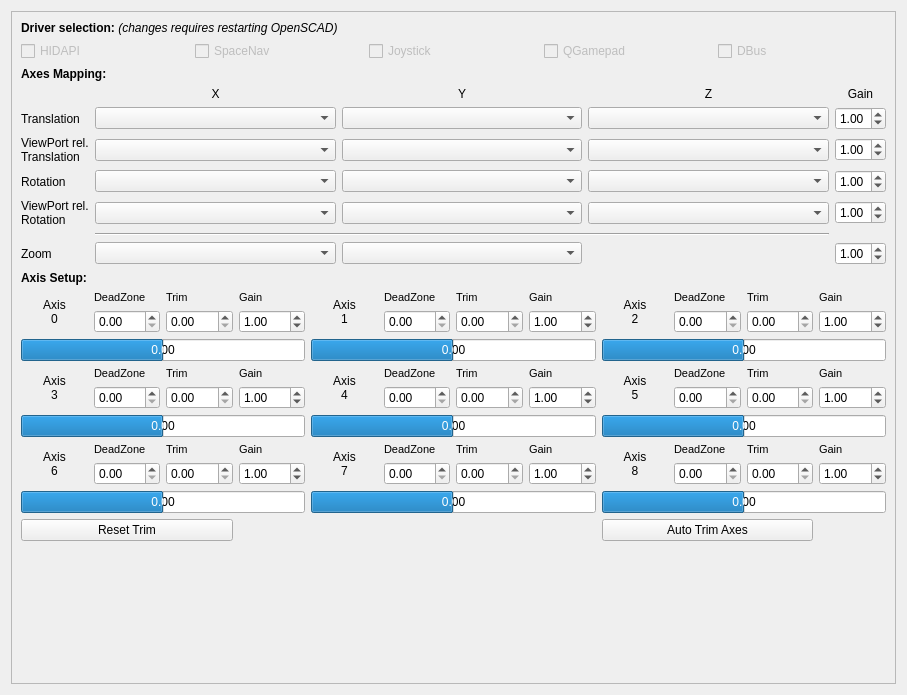
<?xml version="1.0" encoding="UTF-8"?>
<ui version="4.0">
 <class>Axis</class>
 <widget class="QWidget" name="Axis">
  <property name="geometry">
   <rect>
    <x>0</x>
    <y>0</y>
    <width>907</width>
    <height>695</height>
   </rect>
  </property>
  <property name="sizePolicy">
   <sizepolicy hsizetype="Preferred" vsizetype="Preferred">
    <horstretch>0</horstretch>
    <verstretch>0</verstretch>
   </sizepolicy>
  </property>
  <property name="windowTitle">
   <string>Preferences</string>
  </property>
  <property name="unifiedTitleAndToolBarOnMac" stdset="0">
   <bool>true</bool>
  </property>
  <layout class="QGridLayout" name="gridLayout">
   <item row="0" column="0">
    <widget class="QScrollArea" name="scrollArea_InputAxis">
     <property name="widgetResizable">
      <bool>true</bool>
     </property>
     <widget class="QWidget" name="scrollAreaWidgetInputContents">
      <property name="geometry">
       <rect>
        <x>0</x>
        <y>0</y>
        <width>887</width>
        <height>675</height>
       </rect>
      </property>
      <layout class="QGridLayout" name="gridLayout_7" columnstretch="0,0">
       <item row="24" column="0" colspan="2">
        <layout class="QGridLayout" name="gridLayout_10">
         <item row="12" column="4" colspan="4">
          <widget class="QProgressBar" name="progressBarAxis7">
           <property name="minimum">
            <number>-100</number>
           </property>
           <property name="value">
            <number>0</number>
           </property>
           <property name="format">
            <string notr="true">0.00</string>
           </property>
          </widget>
         </item>
         <item row="0" column="5">
          <widget class="QLabel" name="labelAxisDeadzone1">
           <property name="font">
            <font>
             <pointsize>8</pointsize>
            </font>
           </property>
           <property name="text">
            <string>DeadZone</string>
           </property>
          </widget>
         </item>
         <item row="1" column="10">
          <widget class="QDoubleSpinBox" name="doubleSpinBoxTrim2">
           <property name="correctionMode">
            <enum>QAbstractSpinBox::CorrectToNearestValue</enum>
           </property>
           <property name="singleStep">
            <double>0.010000000000000</double>
           </property>
          </widget>
         </item>
         <item row="0" column="6">
          <widget class="QLabel" name="labelAxisTrim1">
           <property name="font">
            <font>
             <pointsize>8</pointsize>
            </font>
           </property>
           <property name="text">
            <string>Trim</string>
           </property>
          </widget>
         </item>
         <item row="1" column="6">
          <widget class="QDoubleSpinBox" name="doubleSpinBoxTrim1">
           <property name="correctionMode">
            <enum>QAbstractSpinBox::CorrectToNearestValue</enum>
           </property>
           <property name="singleStep">
            <double>0.010000000000000</double>
           </property>
          </widget>
         </item>
         <item row="10" column="2">
          <widget class="QLabel" name="labelAxisTrim6">
           <property name="font">
            <font>
             <pointsize>8</pointsize>
            </font>
           </property>
           <property name="text">
            <string>Trim</string>
           </property>
          </widget>
         </item>
         <item row="0" column="8" rowspan="2">
          <widget class="QLabel" name="labelAxis2">
           <property name="sizePolicy">
            <sizepolicy hsizetype="Minimum" vsizetype="Minimum">
             <horstretch>0</horstretch>
             <verstretch>0</verstretch>
            </sizepolicy>
           </property>
           <property name="text">
            <string>Axis
2</string>
           </property>
           <property name="alignment">
            <set>Qt::AlignCenter</set>
           </property>
          </widget>
         </item>
         <item row="11" column="9">
          <widget class="QDoubleSpinBox" name="doubleSpinBoxDeadzone8">
           <property name="correctionMode">
            <enum>QAbstractSpinBox::CorrectToNearestValue</enum>
           </property>
           <property name="singleStep">
            <double>0.050000000000000</double>
           </property>
          </widget>
         </item>
         <item row="8" column="11">
          <widget class="QDoubleSpinBox" name="doubleSpinBoxZoomGain_8">
           <property name="minimum">
            <double>0.100000000000000</double>
           </property>
           <property name="maximum">
            <double>9.990000000000000</double>
           </property>
           <property name="singleStep">
            <double>0.100000000000000</double>
           </property>
           <property name="value">
            <double>1.000000000000000</double>
           </property>
          </widget>
         </item>
         <item row="13" column="0" colspan="3">
          <widget class="QPushButton" name="pushButtonAxisTrimReset">
           <property name="text">
            <string>Reset Trim</string>
           </property>
          </widget>
         </item>
         <item row="8" column="7">
          <widget class="QDoubleSpinBox" name="doubleSpinBoxZoomGain_7">
           <property name="minimum">
            <double>0.100000000000000</double>
           </property>
           <property name="maximum">
            <double>9.990000000000000</double>
           </property>
           <property name="singleStep">
            <double>0.100000000000000</double>
           </property>
           <property name="value">
            <double>1.000000000000000</double>
           </property>
          </widget>
         </item>
         <item row="0" column="3">
          <widget class="QLabel" name="labelAxisTrim0_2">
           <property name="font">
            <font>
             <pointsize>8</pointsize>
            </font>
           </property>
           <property name="text">
            <string>Gain</string>
           </property>
          </widget>
         </item>
         <item row="10" column="0" rowspan="2">
          <widget class="QLabel" name="labelAxis6">
           <property name="sizePolicy">
            <sizepolicy hsizetype="Minimum" vsizetype="Minimum">
             <horstretch>0</horstretch>
             <verstretch>0</verstretch>
            </sizepolicy>
           </property>
           <property name="text">
            <string>Axis
6</string>
           </property>
           <property name="alignment">
            <set>Qt::AlignCenter</set>
           </property>
          </widget>
         </item>
         <item row="6" column="4" colspan="4">
          <widget class="QProgressBar" name="progressBarAxis1">
           <property name="minimum">
            <number>-100</number>
           </property>
           <property name="value">
            <number>0</number>
           </property>
           <property name="format">
            <string notr="true">0.00</string>
           </property>
          </widget>
         </item>
         <item row="7" column="0" rowspan="2">
          <widget class="QLabel" name="labelAxis3">
           <property name="sizePolicy">
            <sizepolicy hsizetype="Minimum" vsizetype="Minimum">
             <horstretch>0</horstretch>
             <verstretch>0</verstretch>
            </sizepolicy>
           </property>
           <property name="text">
            <string>Axis
3</string>
           </property>
           <property name="alignment">
            <set>Qt::AlignCenter</set>
           </property>
          </widget>
         </item>
         <item row="11" column="2">
          <widget class="QDoubleSpinBox" name="doubleSpinBoxTrim6">
           <property name="correctionMode">
            <enum>QAbstractSpinBox::CorrectToNearestValue</enum>
           </property>
           <property name="singleStep">
            <double>0.010000000000000</double>
           </property>
          </widget>
         </item>
         <item row="10" column="5">
          <widget class="QLabel" name="labelAxisDeadzone7">
           <property name="font">
            <font>
             <pointsize>8</pointsize>
            </font>
           </property>
           <property name="text">
            <string>DeadZone</string>
           </property>
          </widget>
         </item>
         <item row="10" column="6">
          <widget class="QLabel" name="labelAxisTrim7">
           <property name="font">
            <font>
             <pointsize>8</pointsize>
            </font>
           </property>
           <property name="text">
            <string>Trim</string>
           </property>
          </widget>
         </item>
         <item row="1" column="2">
          <widget class="QDoubleSpinBox" name="doubleSpinBoxTrim0">
           <property name="correctionMode">
            <enum>QAbstractSpinBox::CorrectToNearestValue</enum>
           </property>
           <property name="singleStep">
            <double>0.010000000000000</double>
           </property>
          </widget>
         </item>
         <item row="8" column="1">
          <widget class="QDoubleSpinBox" name="doubleSpinBoxDeadzone3">
           <property name="correctionMode">
            <enum>QAbstractSpinBox::CorrectToNearestValue</enum>
           </property>
           <property name="singleStep">
            <double>0.050000000000000</double>
           </property>
          </widget>
         </item>
         <item row="13" column="8" colspan="3">
          <widget class="QPushButton" name="pushButtonAxisTrim">
           <property name="text">
            <string>Auto Trim Axes</string>
           </property>
          </widget>
         </item>
         <item row="10" column="10">
          <widget class="QLabel" name="labelAxisTrim8">
           <property name="font">
            <font>
             <pointsize>8</pointsize>
            </font>
           </property>
           <property name="text">
            <string>Trim</string>
           </property>
          </widget>
         </item>
         <item row="8" column="10">
          <widget class="QDoubleSpinBox" name="doubleSpinBoxTrim5">
           <property name="correctionMode">
            <enum>QAbstractSpinBox::CorrectToNearestValue</enum>
           </property>
           <property name="singleStep">
            <double>0.010000000000000</double>
           </property>
          </widget>
         </item>
         <item row="1" column="7">
          <widget class="QDoubleSpinBox" name="doubleSpinBoxZoomGain_3">
           <property name="minimum">
            <double>0.100000000000000</double>
           </property>
           <property name="maximum">
            <double>9.990000000000000</double>
           </property>
           <property name="singleStep">
            <double>0.100000000000000</double>
           </property>
           <property name="value">
            <double>1.000000000000000</double>
           </property>
          </widget>
         </item>
         <item row="7" column="9">
          <widget class="QLabel" name="labelAxisDeadzone5">
           <property name="font">
            <font>
             <pointsize>8</pointsize>
            </font>
           </property>
           <property name="text">
            <string>DeadZone</string>
           </property>
          </widget>
         </item>
         <item row="8" column="3">
          <widget class="QDoubleSpinBox" name="doubleSpinBoxZoomGain_5">
           <property name="minimum">
            <double>0.100000000000000</double>
           </property>
           <property name="maximum">
            <double>9.990000000000000</double>
           </property>
           <property name="singleStep">
            <double>0.100000000000000</double>
           </property>
           <property name="value">
            <double>1.000000000000000</double>
           </property>
          </widget>
         </item>
         <item row="11" column="11">
          <widget class="QDoubleSpinBox" name="doubleSpinBoxZoomGain_9">
           <property name="minimum">
            <double>0.100000000000000</double>
           </property>
           <property name="maximum">
            <double>9.990000000000000</double>
           </property>
           <property name="singleStep">
            <double>0.100000000000000</double>
           </property>
           <property name="value">
            <double>1.000000000000000</double>
           </property>
          </widget>
         </item>
         <item row="11" column="6">
          <widget class="QDoubleSpinBox" name="doubleSpinBoxTrim7">
           <property name="correctionMode">
            <enum>QAbstractSpinBox::CorrectToNearestValue</enum>
           </property>
           <property name="singleStep">
            <double>0.010000000000000</double>
           </property>
          </widget>
         </item>
         <item row="7" column="4" rowspan="2">
          <widget class="QLabel" name="labelAxis4">
           <property name="sizePolicy">
            <sizepolicy hsizetype="Minimum" vsizetype="Minimum">
             <horstretch>0</horstretch>
             <verstretch>0</verstretch>
            </sizepolicy>
           </property>
           <property name="text">
            <string>Axis
4</string>
           </property>
           <property name="alignment">
            <set>Qt::AlignCenter</set>
           </property>
          </widget>
         </item>
         <item row="10" column="1">
          <widget class="QLabel" name="labelAxisDeadzone6">
           <property name="font">
            <font>
             <pointsize>8</pointsize>
            </font>
           </property>
           <property name="text">
            <string>DeadZone</string>
           </property>
          </widget>
         </item>
         <item row="8" column="9">
          <widget class="QDoubleSpinBox" name="doubleSpinBoxDeadzone5">
           <property name="correctionMode">
            <enum>QAbstractSpinBox::CorrectToNearestValue</enum>
           </property>
           <property name="singleStep">
            <double>0.050000000000000</double>
           </property>
          </widget>
         </item>
         <item row="7" column="2">
          <widget class="QLabel" name="labelAxisTrim3">
           <property name="font">
            <font>
             <pointsize>8</pointsize>
            </font>
           </property>
           <property name="text">
            <string>Trim</string>
           </property>
          </widget>
         </item>
         <item row="1" column="11">
          <widget class="QDoubleSpinBox" name="doubleSpinBoxZoomGain_4">
           <property name="minimum">
            <double>0.100000000000000</double>
           </property>
           <property name="maximum">
            <double>9.990000000000000</double>
           </property>
           <property name="singleStep">
            <double>0.100000000000000</double>
           </property>
           <property name="value">
            <double>1.000000000000000</double>
           </property>
          </widget>
         </item>
         <item row="8" column="6">
          <widget class="QDoubleSpinBox" name="doubleSpinBoxTrim4">
           <property name="correctionMode">
            <enum>QAbstractSpinBox::CorrectToNearestValue</enum>
           </property>
           <property name="singleStep">
            <double>0.010000000000000</double>
           </property>
          </widget>
         </item>
         <item row="0" column="1">
          <widget class="QLabel" name="labelAxisDeadzone0">
           <property name="font">
            <font>
             <pointsize>8</pointsize>
            </font>
           </property>
           <property name="text">
            <string>DeadZone</string>
           </property>
          </widget>
         </item>
         <item row="6" column="0" colspan="4">
          <widget class="QProgressBar" name="progressBarAxis0">
           <property name="minimum">
            <number>-100</number>
           </property>
           <property name="value">
            <number>0</number>
           </property>
           <property name="format">
            <string notr="true">0.00</string>
           </property>
          </widget>
         </item>
         <item row="0" column="4" rowspan="2">
          <widget class="QLabel" name="labelAxis1">
           <property name="sizePolicy">
            <sizepolicy hsizetype="Minimum" vsizetype="Minimum">
             <horstretch>0</horstretch>
             <verstretch>0</verstretch>
            </sizepolicy>
           </property>
           <property name="text">
            <string>Axis
1</string>
           </property>
           <property name="alignment">
            <set>Qt::AlignCenter</set>
           </property>
          </widget>
         </item>
         <item row="10" column="9">
          <widget class="QLabel" name="labelAxisDeadzone8">
           <property name="font">
            <font>
             <pointsize>8</pointsize>
            </font>
           </property>
           <property name="text">
            <string>DeadZone</string>
           </property>
          </widget>
         </item>
         <item row="12" column="8" colspan="4">
          <widget class="QProgressBar" name="progressBarAxis8">
           <property name="minimum">
            <number>-100</number>
           </property>
           <property name="value">
            <number>0</number>
           </property>
           <property name="format">
            <string notr="true">0.00</string>
           </property>
          </widget>
         </item>
         <item row="0" column="0" rowspan="2">
          <widget class="QLabel" name="labelAxis0">
           <property name="sizePolicy">
            <sizepolicy hsizetype="Minimum" vsizetype="Minimum">
             <horstretch>0</horstretch>
             <verstretch>0</verstretch>
            </sizepolicy>
           </property>
           <property name="text">
            <string>Axis
0</string>
           </property>
           <property name="alignment">
            <set>Qt::AlignCenter</set>
           </property>
          </widget>
         </item>
         <item row="7" column="6">
          <widget class="QLabel" name="labelAxisTrim4">
           <property name="font">
            <font>
             <pointsize>8</pointsize>
            </font>
           </property>
           <property name="text">
            <string>Trim</string>
           </property>
          </widget>
         </item>
         <item row="1" column="9">
          <widget class="QDoubleSpinBox" name="doubleSpinBoxDeadzone2">
           <property name="correctionMode">
            <enum>QAbstractSpinBox::CorrectToNearestValue</enum>
           </property>
           <property name="singleStep">
            <double>0.050000000000000</double>
           </property>
          </widget>
         </item>
         <item row="9" column="8" colspan="4">
          <widget class="QProgressBar" name="progressBarAxis5">
           <property name="minimum">
            <number>-100</number>
           </property>
           <property name="value">
            <number>0</number>
           </property>
           <property name="format">
            <string notr="true">0.00</string>
           </property>
          </widget>
         </item>
         <item row="1" column="1">
          <widget class="QDoubleSpinBox" name="doubleSpinBoxDeadzone0">
           <property name="correctionMode">
            <enum>QAbstractSpinBox::CorrectToNearestValue</enum>
           </property>
           <property name="singleStep">
            <double>0.050000000000000</double>
           </property>
          </widget>
         </item>
         <item row="8" column="5">
          <widget class="QDoubleSpinBox" name="doubleSpinBoxDeadzone4">
           <property name="correctionMode">
            <enum>QAbstractSpinBox::CorrectToNearestValue</enum>
           </property>
           <property name="singleStep">
            <double>0.050000000000000</double>
           </property>
          </widget>
         </item>
         <item row="11" column="10">
          <widget class="QDoubleSpinBox" name="doubleSpinBoxTrim8">
           <property name="correctionMode">
            <enum>QAbstractSpinBox::CorrectToNearestValue</enum>
           </property>
           <property name="singleStep">
            <double>0.010000000000000</double>
           </property>
          </widget>
         </item>
         <item row="0" column="2">
          <widget class="QLabel" name="labelAxisTrim0">
           <property name="font">
            <font>
             <pointsize>8</pointsize>
            </font>
           </property>
           <property name="text">
            <string>Trim</string>
           </property>
          </widget>
         </item>
         <item row="10" column="8" rowspan="2">
          <widget class="QLabel" name="labelAxis8">
           <property name="sizePolicy">
            <sizepolicy hsizetype="Minimum" vsizetype="Minimum">
             <horstretch>0</horstretch>
             <verstretch>0</verstretch>
            </sizepolicy>
           </property>
           <property name="text">
            <string>Axis
8</string>
           </property>
           <property name="alignment">
            <set>Qt::AlignCenter</set>
           </property>
          </widget>
         </item>
         <item row="11" column="7">
          <widget class="QDoubleSpinBox" name="doubleSpinBoxZoomGain_10">
           <property name="minimum">
            <double>0.100000000000000</double>
           </property>
           <property name="maximum">
            <double>9.990000000000000</double>
           </property>
           <property name="singleStep">
            <double>0.100000000000000</double>
           </property>
           <property name="value">
            <double>1.000000000000000</double>
           </property>
          </widget>
         </item>
         <item row="6" column="8" colspan="4">
          <widget class="QProgressBar" name="progressBarAxis2">
           <property name="minimum">
            <number>-100</number>
           </property>
           <property name="value">
            <number>0</number>
           </property>
           <property name="format">
            <string notr="true">0.00</string>
           </property>
          </widget>
         </item>
         <item row="7" column="8" rowspan="2">
          <widget class="QLabel" name="labelAxis5">
           <property name="sizePolicy">
            <sizepolicy hsizetype="Minimum" vsizetype="Minimum">
             <horstretch>0</horstretch>
             <verstretch>0</verstretch>
            </sizepolicy>
           </property>
           <property name="text">
            <string>Axis
5</string>
           </property>
           <property name="alignment">
            <set>Qt::AlignCenter</set>
           </property>
          </widget>
         </item>
         <item row="9" column="4" colspan="4">
          <widget class="QProgressBar" name="progressBarAxis4">
           <property name="minimum">
            <number>-100</number>
           </property>
           <property name="value">
            <number>0</number>
           </property>
           <property name="format">
            <string notr="true">0.00</string>
           </property>
          </widget>
         </item>
         <item row="7" column="5">
          <widget class="QLabel" name="labelAxisDeadzone4">
           <property name="font">
            <font>
             <pointsize>8</pointsize>
            </font>
           </property>
           <property name="text">
            <string>DeadZone</string>
           </property>
          </widget>
         </item>
         <item row="12" column="0" colspan="4">
          <widget class="QProgressBar" name="progressBarAxis6">
           <property name="minimum">
            <number>-100</number>
           </property>
           <property name="value">
            <number>0</number>
           </property>
           <property name="format">
            <string notr="true">0.00</string>
           </property>
          </widget>
         </item>
         <item row="11" column="1">
          <widget class="QDoubleSpinBox" name="doubleSpinBoxDeadzone6">
           <property name="correctionMode">
            <enum>QAbstractSpinBox::CorrectToNearestValue</enum>
           </property>
           <property name="singleStep">
            <double>0.050000000000000</double>
           </property>
          </widget>
         </item>
         <item row="0" column="9">
          <widget class="QLabel" name="labelAxisDeadzone2">
           <property name="font">
            <font>
             <pointsize>8</pointsize>
            </font>
           </property>
           <property name="text">
            <string>DeadZone</string>
           </property>
          </widget>
         </item>
         <item row="0" column="10">
          <widget class="QLabel" name="labelAxisTrim2">
           <property name="font">
            <font>
             <pointsize>8</pointsize>
            </font>
           </property>
           <property name="text">
            <string>Trim</string>
           </property>
          </widget>
         </item>
         <item row="11" column="3">
          <widget class="QDoubleSpinBox" name="doubleSpinBoxZoomGain_6">
           <property name="minimum">
            <double>0.100000000000000</double>
           </property>
           <property name="maximum">
            <double>9.990000000000000</double>
           </property>
           <property name="singleStep">
            <double>0.100000000000000</double>
           </property>
           <property name="value">
            <double>1.000000000000000</double>
           </property>
          </widget>
         </item>
         <item row="9" column="0" colspan="4">
          <widget class="QProgressBar" name="progressBarAxis3">
           <property name="minimum">
            <number>-100</number>
           </property>
           <property name="value">
            <number>0</number>
           </property>
           <property name="format">
            <string notr="true">0.00</string>
           </property>
          </widget>
         </item>
         <item row="7" column="1">
          <widget class="QLabel" name="labelAxisDeadzone3">
           <property name="font">
            <font>
             <pointsize>8</pointsize>
            </font>
           </property>
           <property name="text">
            <string>DeadZone</string>
           </property>
          </widget>
         </item>
         <item row="10" column="4" rowspan="2">
          <widget class="QLabel" name="labelAxis7">
           <property name="sizePolicy">
            <sizepolicy hsizetype="Minimum" vsizetype="Minimum">
             <horstretch>0</horstretch>
             <verstretch>0</verstretch>
            </sizepolicy>
           </property>
           <property name="text">
            <string>Axis
7</string>
           </property>
           <property name="alignment">
            <set>Qt::AlignCenter</set>
           </property>
          </widget>
         </item>
         <item row="1" column="5">
          <widget class="QDoubleSpinBox" name="doubleSpinBoxDeadzone1">
           <property name="correctionMode">
            <enum>QAbstractSpinBox::CorrectToNearestValue</enum>
           </property>
           <property name="singleStep">
            <double>0.050000000000000</double>
           </property>
          </widget>
         </item>
         <item row="7" column="10">
          <widget class="QLabel" name="labelAxisTrim5">
           <property name="font">
            <font>
             <pointsize>8</pointsize>
            </font>
           </property>
           <property name="text">
            <string>Trim</string>
           </property>
          </widget>
         </item>
         <item row="11" column="5">
          <widget class="QDoubleSpinBox" name="doubleSpinBoxDeadzone7">
           <property name="correctionMode">
            <enum>QAbstractSpinBox::CorrectToNearestValue</enum>
           </property>
           <property name="singleStep">
            <double>0.050000000000000</double>
           </property>
          </widget>
         </item>
         <item row="8" column="2">
          <widget class="QDoubleSpinBox" name="doubleSpinBoxTrim3">
           <property name="correctionMode">
            <enum>QAbstractSpinBox::CorrectToNearestValue</enum>
           </property>
           <property name="singleStep">
            <double>0.010000000000000</double>
           </property>
          </widget>
         </item>
         <item row="1" column="3">
          <widget class="QDoubleSpinBox" name="doubleSpinBoxZoomGain_2">
           <property name="minimum">
            <double>0.100000000000000</double>
           </property>
           <property name="maximum">
            <double>9.990000000000000</double>
           </property>
           <property name="singleStep">
            <double>0.100000000000000</double>
           </property>
           <property name="value">
            <double>1.000000000000000</double>
           </property>
          </widget>
         </item>
         <item row="0" column="7">
          <widget class="QLabel" name="labelAxisTrim0_3">
           <property name="font">
            <font>
             <pointsize>8</pointsize>
            </font>
           </property>
           <property name="text">
            <string>Gain</string>
           </property>
          </widget>
         </item>
         <item row="0" column="11">
          <widget class="QLabel" name="labelAxisTrim0_4">
           <property name="font">
            <font>
             <pointsize>8</pointsize>
            </font>
           </property>
           <property name="text">
            <string>Gain</string>
           </property>
          </widget>
         </item>
         <item row="7" column="11">
          <widget class="QLabel" name="labelAxisTrim0_5">
           <property name="font">
            <font>
             <pointsize>8</pointsize>
            </font>
           </property>
           <property name="text">
            <string>Gain</string>
           </property>
          </widget>
         </item>
         <item row="10" column="11">
          <widget class="QLabel" name="labelAxisTrim0_6">
           <property name="font">
            <font>
             <pointsize>8</pointsize>
            </font>
           </property>
           <property name="text">
            <string>Gain</string>
           </property>
          </widget>
         </item>
         <item row="7" column="7">
          <widget class="QLabel" name="labelAxisTrim0_7">
           <property name="font">
            <font>
             <pointsize>8</pointsize>
            </font>
           </property>
           <property name="text">
            <string>Gain</string>
           </property>
          </widget>
         </item>
         <item row="10" column="7">
          <widget class="QLabel" name="labelAxisTrim0_8">
           <property name="font">
            <font>
             <pointsize>8</pointsize>
            </font>
           </property>
           <property name="text">
            <string>Gain</string>
           </property>
          </widget>
         </item>
         <item row="7" column="3">
          <widget class="QLabel" name="labelAxisTrim0_9">
           <property name="font">
            <font>
             <pointsize>8</pointsize>
            </font>
           </property>
           <property name="text">
            <string>Gain</string>
           </property>
          </widget>
         </item>
         <item row="10" column="3">
          <widget class="QLabel" name="labelAxisTrim0_10">
           <property name="font">
            <font>
             <pointsize>8</pointsize>
            </font>
           </property>
           <property name="text">
            <string>Gain</string>
           </property>
          </widget>
         </item>
        </layout>
       </item>
       <item row="34" column="0">
        <spacer name="verticalSpacer_4">
         <property name="orientation">
          <enum>Qt::Vertical</enum>
         </property>
         <property name="sizeHint" stdset="0">
          <size>
           <width>20</width>
           <height>40</height>
          </size>
         </property>
        </spacer>
       </item>
       <item row="13" column="0" colspan="2">
        <layout class="QGridLayout" name="gridLayout_11">
         <item row="3" column="0">
          <widget class="QLabel" name="labelInputRotation">
           <property name="text">
            <string>Rotation</string>
           </property>
          </widget>
         </item>
         <item row="3" column="1">
          <widget class="QComboBox" name="comboBoxRotationX">
           <property name="sizePolicy">
            <sizepolicy hsizetype="Preferred" vsizetype="Fixed">
             <horstretch>1</horstretch>
             <verstretch>0</verstretch>
            </sizepolicy>
           </property>
          </widget>
         </item>
         <item row="6" column="0">
          <widget class="QLabel" name="labelInputZoom">
           <property name="text">
            <string>Zoom</string>
           </property>
          </widget>
         </item>
         <item row="6" column="1">
          <widget class="QComboBox" name="comboBoxZoom">
           <property name="sizePolicy">
            <sizepolicy hsizetype="Preferred" vsizetype="Fixed">
             <horstretch>1</horstretch>
             <verstretch>0</verstretch>
            </sizepolicy>
           </property>
          </widget>
         </item>
         <item row="1" column="1">
          <widget class="QComboBox" name="comboBoxTranslationX">
           <property name="sizePolicy">
            <sizepolicy hsizetype="Preferred" vsizetype="Fixed">
             <horstretch>1</horstretch>
             <verstretch>0</verstretch>
            </sizepolicy>
           </property>
          </widget>
         </item>
         <item row="2" column="3">
          <widget class="QComboBox" name="comboBoxTranslationZVPRel">
           <property name="sizePolicy">
            <sizepolicy hsizetype="Preferred" vsizetype="Fixed">
             <horstretch>1</horstretch>
             <verstretch>0</verstretch>
            </sizepolicy>
           </property>
          </widget>
         </item>
         <item row="1" column="3">
          <widget class="QComboBox" name="comboBoxTranslationZ">
           <property name="sizePolicy">
            <sizepolicy hsizetype="Preferred" vsizetype="Fixed">
             <horstretch>1</horstretch>
             <verstretch>0</verstretch>
            </sizepolicy>
           </property>
          </widget>
         </item>
         <item row="1" column="4">
          <widget class="QDoubleSpinBox" name="doubleSpinBoxTranslationGain">
           <property name="correctionMode">
            <enum>QAbstractSpinBox::CorrectToNearestValue</enum>
           </property>
           <property name="minimum">
            <double>0.100000000000000</double>
           </property>
           <property name="maximum">
            <double>9.990000000000000</double>
           </property>
           <property name="singleStep">
            <double>0.100000000000000</double>
           </property>
           <property name="value">
            <double>1.000000000000000</double>
           </property>
          </widget>
         </item>
         <item row="0" column="1">
          <widget class="QLabel" name="label_11">
           <property name="text">
            <string>X</string>
           </property>
           <property name="alignment">
            <set>Qt::AlignCenter</set>
           </property>
          </widget>
         </item>
         <item row="0" column="4">
          <widget class="QLabel" name="label_16">
           <property name="text">
            <string>Gain</string>
           </property>
           <property name="alignment">
            <set>Qt::AlignCenter</set>
           </property>
          </widget>
         </item>
         <item row="3" column="4">
          <widget class="QDoubleSpinBox" name="doubleSpinBoxRotateGain">
           <property name="correctionMode">
            <enum>QAbstractSpinBox::CorrectToNearestValue</enum>
           </property>
           <property name="minimum">
            <double>0.100000000000000</double>
           </property>
           <property name="maximum">
            <double>9.990000000000000</double>
           </property>
           <property name="singleStep">
            <double>0.100000000000000</double>
           </property>
           <property name="value">
            <double>1.000000000000000</double>
           </property>
          </widget>
         </item>
         <item row="3" column="2">
          <widget class="QComboBox" name="comboBoxRotationY">
           <property name="sizePolicy">
            <sizepolicy hsizetype="Preferred" vsizetype="Fixed">
             <horstretch>1</horstretch>
             <verstretch>0</verstretch>
            </sizepolicy>
           </property>
          </widget>
         </item>
         <item row="0" column="2">
          <widget class="QLabel" name="label_14">
           <property name="text">
            <string>Y</string>
           </property>
           <property name="alignment">
            <set>Qt::AlignCenter</set>
           </property>
          </widget>
         </item>
         <item row="6" column="4">
          <widget class="QDoubleSpinBox" name="doubleSpinBoxZoomGain">
           <property name="minimum">
            <double>0.100000000000000</double>
           </property>
           <property name="maximum">
            <double>9.990000000000000</double>
           </property>
           <property name="singleStep">
            <double>0.100000000000000</double>
           </property>
           <property name="value">
            <double>1.000000000000000</double>
           </property>
          </widget>
         </item>
         <item row="2" column="4">
          <widget class="QDoubleSpinBox" name="doubleSpinBoxTranslationVPRelGain">
           <property name="correctionMode">
            <enum>QAbstractSpinBox::CorrectToNearestValue</enum>
           </property>
           <property name="minimum">
            <double>0.100000000000000</double>
           </property>
           <property name="maximum">
            <double>9.990000000000000</double>
           </property>
           <property name="singleStep">
            <double>0.100000000000000</double>
           </property>
           <property name="value">
            <double>1.000000000000000</double>
           </property>
          </widget>
         </item>
         <item row="0" column="3">
          <widget class="QLabel" name="label_15">
           <property name="text">
            <string>Z</string>
           </property>
           <property name="alignment">
            <set>Qt::AlignCenter</set>
           </property>
          </widget>
         </item>
         <item row="1" column="2">
          <widget class="QComboBox" name="comboBoxTranslationY">
           <property name="sizePolicy">
            <sizepolicy hsizetype="Preferred" vsizetype="Fixed">
             <horstretch>1</horstretch>
             <verstretch>0</verstretch>
            </sizepolicy>
           </property>
          </widget>
         </item>
         <item row="2" column="2">
          <widget class="QComboBox" name="comboBoxTranslationYVPRel">
           <property name="sizePolicy">
            <sizepolicy hsizetype="Preferred" vsizetype="Fixed">
             <horstretch>1</horstretch>
             <verstretch>0</verstretch>
            </sizepolicy>
           </property>
          </widget>
         </item>
         <item row="2" column="1">
          <widget class="QComboBox" name="comboBoxTranslationXVPRel">
           <property name="sizePolicy">
            <sizepolicy hsizetype="Expanding" vsizetype="Fixed">
             <horstretch>1</horstretch>
             <verstretch>0</verstretch>
            </sizepolicy>
           </property>
          </widget>
         </item>
         <item row="1" column="0">
          <widget class="QLabel" name="labelInputTranslation">
           <property name="text">
            <string>Translation</string>
           </property>
          </widget>
         </item>
         <item row="3" column="3">
          <widget class="QComboBox" name="comboBoxRotationZ">
           <property name="sizePolicy">
            <sizepolicy hsizetype="Preferred" vsizetype="Fixed">
             <horstretch>1</horstretch>
             <verstretch>0</verstretch>
            </sizepolicy>
           </property>
          </widget>
         </item>
         <item row="2" column="0">
          <widget class="QLabel" name="labelInputTranslationViewPortRelative">
           <property name="text">
            <string>ViewPort rel.&lt;br/&gt;Translation</string>
           </property>
          </widget>
         </item>
         <item row="6" column="2">
          <widget class="QComboBox" name="comboBoxZoom2">
           <property name="sizePolicy">
            <sizepolicy hsizetype="Preferred" vsizetype="Fixed">
             <horstretch>1</horstretch>
             <verstretch>0</verstretch>
            </sizepolicy>
           </property>
          </widget>
         </item>
         <item row="5" column="1" colspan="3">
          <widget class="Line" name="line_2">
           <property name="orientation">
            <enum>Qt::Horizontal</enum>
           </property>
          </widget>
         </item>
         <item row="4" column="1">
          <widget class="QComboBox" name="comboBoxRotationXVPRel">
           <property name="sizePolicy">
            <sizepolicy hsizetype="Preferred" vsizetype="Fixed">
             <horstretch>1</horstretch>
             <verstretch>0</verstretch>
            </sizepolicy>
           </property>
          </widget>
         </item>
         <item row="4" column="0">
          <widget class="QLabel" name="labelInputRotationViewPortRelative">
           <property name="text">
            <string>ViewPort rel.&lt;br /&gt;Rotation</string>
           </property>
          </widget>
         </item>
         <item row="4" column="2">
          <widget class="QComboBox" name="comboBoxRotationYVPRel">
           <property name="sizePolicy">
            <sizepolicy hsizetype="Preferred" vsizetype="Fixed">
             <horstretch>1</horstretch>
             <verstretch>0</verstretch>
            </sizepolicy>
           </property>
          </widget>
         </item>
         <item row="4" column="3">
          <widget class="QComboBox" name="comboBoxRotationZVPRel">
           <property name="sizePolicy">
            <sizepolicy hsizetype="Preferred" vsizetype="Fixed">
             <horstretch>1</horstretch>
             <verstretch>0</verstretch>
            </sizepolicy>
           </property>
          </widget>
         </item>
         <item row="4" column="4">
          <widget class="QDoubleSpinBox" name="doubleSpinBoxRotateVPRelGain">
           <property name="correctionMode">
            <enum>QAbstractSpinBox::CorrectToNearestValue</enum>
           </property>
           <property name="minimum">
            <double>0.100000000000000</double>
           </property>
           <property name="maximum">
            <double>9.990000000000000</double>
           </property>
           <property name="singleStep">
            <double>0.100000000000000</double>
           </property>
           <property name="value">
            <double>1.000000000000000</double>
           </property>
          </widget>
         </item>
        </layout>
       </item>
       <item row="14" column="0" colspan="2">
        <widget class="QLabel" name="label_3">
         <property name="font">
          <font>
           <weight>75</weight>
           <bold>true</bold>
          </font>
         </property>
         <property name="text">
          <string>Axis Setup:</string>
         </property>
        </widget>
       </item>
       <item row="0" column="0" colspan="2">
        <widget class="QLabel" name="label">
         <property name="text">
          <string>&lt;b&gt;Driver selection:&lt;/b&gt; &lt;i&gt;(changes requires restarting OpenSCAD)&lt;/i&gt;</string>
         </property>
        </widget>
       </item>
       <item row="1" column="0" colspan="2">
        <layout class="QGridLayout" name="gridLayout_2">
         <item row="2" column="1">
          <widget class="QCheckBox" name="checkBoxSpaceNav">
           <property name="enabled">
            <bool>false</bool>
           </property>
           <property name="text">
            <string>SpaceNav</string>
           </property>
          </widget>
         </item>
         <item row="2" column="0">
          <widget class="QCheckBox" name="checkBoxHIDAPI">
           <property name="enabled">
            <bool>false</bool>
           </property>
           <property name="text">
            <string>HIDAPI</string>
           </property>
          </widget>
         </item>
         <item row="2" column="3">
          <widget class="QCheckBox" name="checkBoxQGamepad">
           <property name="enabled">
            <bool>false</bool>
           </property>
           <property name="text">
            <string>QGamepad</string>
           </property>
          </widget>
         </item>
         <item row="2" column="2">
          <widget class="QCheckBox" name="checkBoxJoystick">
           <property name="enabled">
            <bool>false</bool>
           </property>
           <property name="text">
            <string>Joystick</string>
           </property>
          </widget>
         </item>
         <item row="2" column="4">
          <widget class="QCheckBox" name="checkBoxDBus">
           <property name="enabled">
            <bool>false</bool>
           </property>
           <property name="text">
            <string>DBus</string>
           </property>
          </widget>
         </item>
        </layout>
       </item>
       <item row="2" column="0" colspan="2">
        <widget class="QLabel" name="label_2">
         <property name="font">
          <font>
           <weight>75</weight>
           <bold>true</bold>
          </font>
         </property>
         <property name="text">
          <string>Axes Mapping:</string>
         </property>
        </widget>
       </item>
      </layout>
     </widget>
    </widget>
   </item>
  </layout>
 </widget>
 <resources/>
 <connections/>
</ui>
